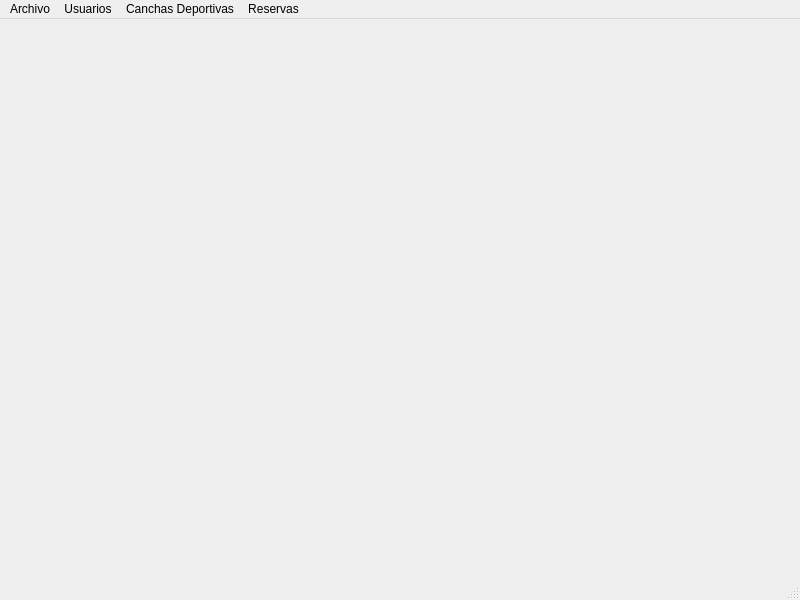
<?xml version="1.0" encoding="UTF-8"?>
<ui version="4.0">
 <class>MainWindow</class>
 <widget class="QMainWindow" name="MainWindow">
  <property name="geometry">
   <rect>
    <x>0</x>
    <y>0</y>
    <width>800</width>
    <height>600</height>
   </rect>
  </property>
  <property name="windowTitle">
   <string>MainWindow</string>
  </property>
  <widget class="QWidget" name="centralwidget"/>
  <widget class="QMenuBar" name="menubar">
   <property name="geometry">
    <rect>
     <x>0</x>
     <y>0</y>
     <width>800</width>
     <height>20</height>
    </rect>
   </property>
   <widget class="QMenu" name="menuArchivo">
    <property name="title">
     <string>Archivo</string>
    </property>
    <addaction name="separator"/>
    <addaction name="actionSalir"/>
   </widget>
   <widget class="QMenu" name="menuUsuarios">
    <property name="title">
     <string>Usuarios</string>
    </property>
    <addaction name="actionNuevo_Usuario"/>
   </widget>
   <widget class="QMenu" name="menuCanchas_Deportivas">
    <property name="title">
     <string>Canchas Deportivas</string>
    </property>
    <addaction name="actionNueva_Cancha"/>
   </widget>
   <widget class="QMenu" name="menuReservas">
    <property name="title">
     <string>Reservas</string>
    </property>
    <addaction name="actionNueva_Reserva"/>
   </widget>
   <addaction name="menuArchivo"/>
   <addaction name="menuUsuarios"/>
   <addaction name="menuCanchas_Deportivas"/>
   <addaction name="menuReservas"/>
  </widget>
  <widget class="QStatusBar" name="statusbar"/>
  <action name="actionSalir">
   <property name="text">
    <string>Salir</string>
   </property>
  </action>
  <action name="actionNuevo_Usuario">
   <property name="text">
    <string>Nuevo Usuario</string>
   </property>
  </action>
  <action name="actionNueva_Reserva">
   <property name="text">
    <string>Nueva Reserva</string>
   </property>
  </action>
  <action name="actionNueva_Cancha">
   <property name="text">
    <string>Nueva Cancha</string>
   </property>
  </action>
 </widget>
 <resources/>
 <connections/>
</ui>
